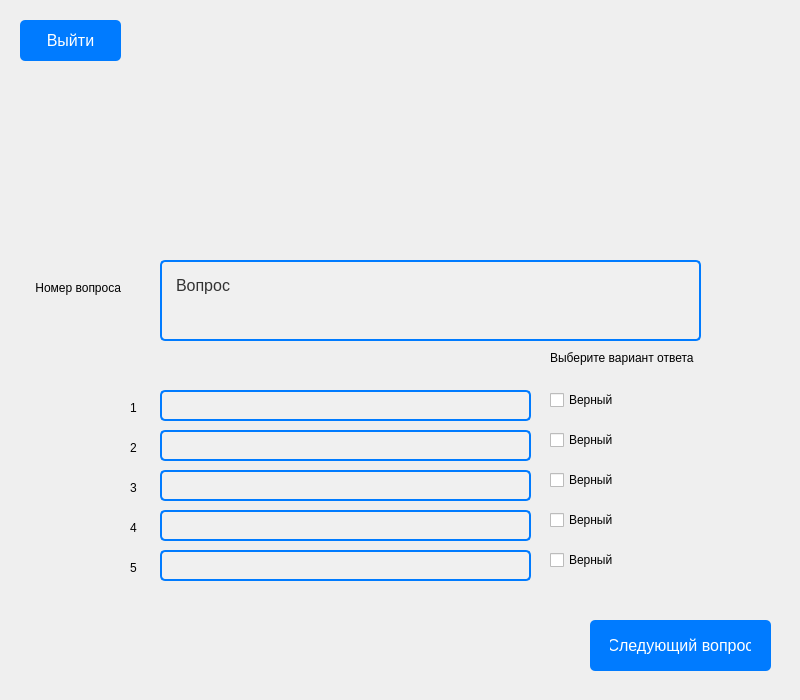
<?xml version="1.0" encoding="UTF-8"?>
<ui version="4.0">
 <class>Form</class>
 <widget class="QWidget" name="Form">
  <property name="geometry">
   <rect>
    <x>0</x>
    <y>0</y>
    <width>800</width>
    <height>700</height>
   </rect>
  </property>
  <property name="sizePolicy">
   <sizepolicy hsizetype="Fixed" vsizetype="Fixed">
    <horstretch>0</horstretch>
    <verstretch>0</verstretch>
   </sizepolicy>
  </property>
  <property name="minimumSize">
   <size>
    <width>800</width>
    <height>700</height>
   </size>
  </property>
  <property name="maximumSize">
   <size>
    <width>800</width>
    <height>700</height>
   </size>
  </property>
  <property name="windowTitle">
   <string>Form</string>
  </property>
  <widget class="QPushButton" name="pushButton2_1">
   <property name="geometry">
    <rect>
     <x>20</x>
     <y>20</y>
     <width>101</width>
     <height>41</height>
    </rect>
   </property>
   <property name="styleSheet">
    <string notr="true">background-color: #007BFF; /* Цвет фона кнопки */
    color: white; /* Цвет текста */
    font-size: 16px; /* Размер шрифта */
    font-family: Arial, sans-serif; /* Шрифт */
    padding: 10px 20px; /* Отступы внутри кнопки */
    border: none; /* Без рамки */
    border-radius: 5px; /* Закругление углов */
    cursor: pointer; /* Указатель при наведении */</string>
   </property>
   <property name="text">
    <string>Выйти</string>
   </property>
  </widget>
  <widget class="QLabel" name="label">
   <property name="geometry">
    <rect>
     <x>270</x>
     <y>30</y>
     <width>281</width>
     <height>211</height>
    </rect>
   </property>
   <property name="text">
    <string/>
   </property>
  </widget>
  <widget class="QLabel" name="label_3">
   <property name="geometry">
    <rect>
     <x>130</x>
     <y>480</y>
     <width>21</width>
     <height>16</height>
    </rect>
   </property>
   <property name="text">
    <string>3</string>
   </property>
  </widget>
  <widget class="QPushButton" name="pushButton_7">
   <property name="geometry">
    <rect>
     <x>590</x>
     <y>620</y>
     <width>181</width>
     <height>51</height>
    </rect>
   </property>
   <property name="styleSheet">
    <string notr="true">background-color: #007BFF; /* Цвет фона кнопки */
    color: white; /* Цвет текста */
    font-size: 16px; /* Размер шрифта */
    font-family: Arial, sans-serif; /* Шрифт */
    padding: 10px 20px; /* Отступы внутри кнопки */
    border: none; /* Без рамки */
    border-radius: 5px; /* Закругление углов */
    cursor: pointer; /* Указатель при наведении */</string>
   </property>
   <property name="text">
    <string>Следующий вопрос</string>
   </property>
  </widget>
  <widget class="QLabel" name="label_8">
   <property name="geometry">
    <rect>
     <x>30</x>
     <y>280</y>
     <width>91</width>
     <height>16</height>
    </rect>
   </property>
   <property name="text">
    <string>Номер вопроса</string>
   </property>
   <property name="alignment">
    <set>Qt::AlignRight|Qt::AlignTrailing|Qt::AlignVCenter</set>
   </property>
  </widget>
  <widget class="QLabel" name="label_9">
   <property name="geometry">
    <rect>
     <x>160</x>
     <y>260</y>
     <width>541</width>
     <height>81</height>
    </rect>
   </property>
   <property name="styleSheet">
    <string notr="true">background-color: #f0f0f0; /* Цвет фона */
    color: #333; /* Цвет текста */
    font-size: 16px; /* Размер шрифта */
    font-family: Arial, sans-serif; /* Шрифт */
    padding: 10px; /* Отступы внутри QLabel */
    border: 2px solid #007BFF; /* Цвет и толщина рамки */
    border-radius: 5px; /* Закругление углов */
    text-align: center; /* Выравнивание текста по центру */</string>
   </property>
   <property name="text">
    <string>Вопрос</string>
   </property>
   <property name="alignment">
    <set>Qt::AlignLeading|Qt::AlignLeft|Qt::AlignTop</set>
   </property>
  </widget>
  <widget class="QCheckBox" name="checkBox_2">
   <property name="geometry">
    <rect>
     <x>550</x>
     <y>430</y>
     <width>81</width>
     <height>20</height>
    </rect>
   </property>
   <property name="text">
    <string>Верный</string>
   </property>
  </widget>
  <widget class="QCheckBox" name="checkBox_5">
   <property name="enabled">
    <bool>true</bool>
   </property>
   <property name="geometry">
    <rect>
     <x>550</x>
     <y>550</y>
     <width>81</width>
     <height>20</height>
    </rect>
   </property>
   <property name="text">
    <string>Верный</string>
   </property>
  </widget>
  <widget class="QLabel" name="label_4">
   <property name="enabled">
    <bool>true</bool>
   </property>
   <property name="geometry">
    <rect>
     <x>130</x>
     <y>520</y>
     <width>16</width>
     <height>16</height>
    </rect>
   </property>
   <property name="text">
    <string>4</string>
   </property>
  </widget>
  <widget class="QLabel" name="label_2">
   <property name="geometry">
    <rect>
     <x>130</x>
     <y>440</y>
     <width>16</width>
     <height>16</height>
    </rect>
   </property>
   <property name="text">
    <string>2</string>
   </property>
  </widget>
  <widget class="QTextEdit" name="textEdit_5">
   <property name="enabled">
    <bool>true</bool>
   </property>
   <property name="geometry">
    <rect>
     <x>160</x>
     <y>550</y>
     <width>371</width>
     <height>31</height>
    </rect>
   </property>
   <property name="styleSheet">
    <string notr="true">background-color: #f0f0f0; /* Цвет фона */
    color: #333; /* Цвет текста */
    font-size: 16px; /* Размер шрифта */
    font-family: Arial, sans-serif; /* Шрифт */
    border: 2px solid #007BFF; /* Цвет и толщина рамки */
    border-radius: 5px; /* Закругление углов */
    text-align: center; /* Выравнивание текста по центру */</string>
   </property>
  </widget>
  <widget class="QLabel" name="label_1">
   <property name="geometry">
    <rect>
     <x>130</x>
     <y>400</y>
     <width>16</width>
     <height>16</height>
    </rect>
   </property>
   <property name="text">
    <string>1</string>
   </property>
  </widget>
  <widget class="QTextEdit" name="textEdit_1">
   <property name="geometry">
    <rect>
     <x>160</x>
     <y>390</y>
     <width>371</width>
     <height>31</height>
    </rect>
   </property>
   <property name="styleSheet">
    <string notr="true">background-color: #f0f0f0; /* Цвет фона */
    color: #333; /* Цвет текста */
    font-size: 16px; /* Размер шрифта */
    font-family: Arial, sans-serif; /* Шрифт */
    border: 2px solid #007BFF; /* Цвет и толщина рамки */
    border-radius: 5px; /* Закругление углов */
    text-align: center; /* Выравнивание текста по центру */</string>
   </property>
  </widget>
  <widget class="QTextEdit" name="textEdit_3">
   <property name="enabled">
    <bool>true</bool>
   </property>
   <property name="geometry">
    <rect>
     <x>160</x>
     <y>470</y>
     <width>371</width>
     <height>31</height>
    </rect>
   </property>
   <property name="styleSheet">
    <string notr="true">background-color: #f0f0f0; /* Цвет фона */
    color: #333; /* Цвет текста */
    font-size: 16px; /* Размер шрифта */
    font-family: Arial, sans-serif; /* Шрифт */
    border: 2px solid #007BFF; /* Цвет и толщина рамки */
    border-radius: 5px; /* Закругление углов */
    text-align: center; /* Выравнивание текста по центру */</string>
   </property>
  </widget>
  <widget class="QCheckBox" name="checkBox_4">
   <property name="enabled">
    <bool>true</bool>
   </property>
   <property name="geometry">
    <rect>
     <x>550</x>
     <y>510</y>
     <width>81</width>
     <height>20</height>
    </rect>
   </property>
   <property name="text">
    <string>Верный</string>
   </property>
  </widget>
  <widget class="QTextEdit" name="textEdit_2">
   <property name="geometry">
    <rect>
     <x>160</x>
     <y>430</y>
     <width>371</width>
     <height>31</height>
    </rect>
   </property>
   <property name="styleSheet">
    <string notr="true">background-color: #f0f0f0; /* Цвет фона */
    color: #333; /* Цвет текста */
    font-size: 16px; /* Размер шрифта */
    font-family: Arial, sans-serif; /* Шрифт */
    border: 2px solid #007BFF; /* Цвет и толщина рамки */
    border-radius: 5px; /* Закругление углов */
    text-align: center; /* Выравнивание текста по центру */</string>
   </property>
  </widget>
  <widget class="QTextEdit" name="textEdit_4">
   <property name="enabled">
    <bool>true</bool>
   </property>
   <property name="geometry">
    <rect>
     <x>160</x>
     <y>510</y>
     <width>371</width>
     <height>31</height>
    </rect>
   </property>
   <property name="styleSheet">
    <string notr="true">background-color: #f0f0f0; /* Цвет фона */
    color: #333; /* Цвет текста */
    font-size: 16px; /* Размер шрифта */
    font-family: Arial, sans-serif; /* Шрифт */
    border: 2px solid #007BFF; /* Цвет и толщина рамки */
    border-radius: 5px; /* Закругление углов */
    text-align: center; /* Выравнивание текста по центру */</string>
   </property>
  </widget>
  <widget class="QLabel" name="label_5">
   <property name="enabled">
    <bool>true</bool>
   </property>
   <property name="geometry">
    <rect>
     <x>130</x>
     <y>560</y>
     <width>16</width>
     <height>16</height>
    </rect>
   </property>
   <property name="text">
    <string>5</string>
   </property>
  </widget>
  <widget class="QLabel" name="label_6">
   <property name="enabled">
    <bool>true</bool>
   </property>
   <property name="geometry">
    <rect>
     <x>550</x>
     <y>350</y>
     <width>231</width>
     <height>16</height>
    </rect>
   </property>
   <property name="text">
    <string>Выберите вариант ответа</string>
   </property>
  </widget>
  <widget class="QCheckBox" name="checkBox_1">
   <property name="geometry">
    <rect>
     <x>550</x>
     <y>390</y>
     <width>81</width>
     <height>20</height>
    </rect>
   </property>
   <property name="text">
    <string>Верный</string>
   </property>
  </widget>
  <widget class="QCheckBox" name="checkBox_3">
   <property name="enabled">
    <bool>true</bool>
   </property>
   <property name="geometry">
    <rect>
     <x>550</x>
     <y>470</y>
     <width>81</width>
     <height>20</height>
    </rect>
   </property>
   <property name="text">
    <string>Верный</string>
   </property>
  </widget>
 </widget>
 <resources/>
 <connections/>
</ui>
